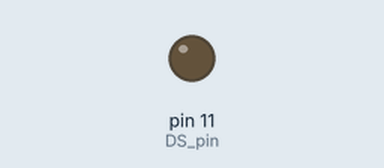
Recording of a sketch running on a simulated Arduino Uno, built with avr-gcc and run on an emulated ATmega328P. On the bench: output pins drawn as LEDs (lit = HIGH). Pins used as bus, display or sensor lines are not drawn.

Above: at 0.5 s.
At 3.0 s:
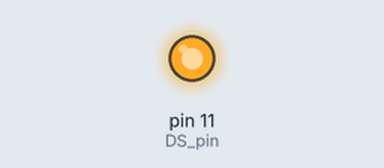
Timing chart, 0 to 6.5 s (numbered marks = the images above):
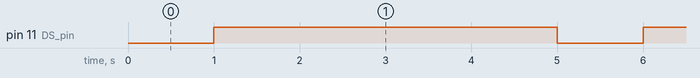

The sketch:

shift_register_2_leds.ino
```cpp
///////////////////////////////////
int DS_pin = 11;
int STCP_pin = 8;
int SHCP_pin = 12;

void setup()
{
pinMode(DS_pin,OUTPUT);
pinMode(STCP_pin,OUTPUT);
pinMode(SHCP_pin,OUTPUT);
writereg();
}

boolean registers[2];

void writereg()
{
  digitalWrite(STCP_pin, LOW);
  for (int i = 1; i >= 0; i--)
  {
    digitalWrite(SHCP_pin, LOW);
    digitalWrite(DS_pin, registers[i] );
    digitalWrite(SHCP_pin, HIGH);
  }
  digitalWrite(STCP_pin, HIGH);
}

void loop()
{
for(int i = 0; i <= 2; i++) {
  registers[i] = HIGH;
  delay(1000);
  writereg();
}
for(int i = 1; i >= 0; i--)
{
  registers[i] = LOW;
  delay(1000);
  writereg();
}
}
```

Measured:
- by itself, pin 11 (DS_pin): alternates HIGH for 4.0 s and LOW for 1.0 s
